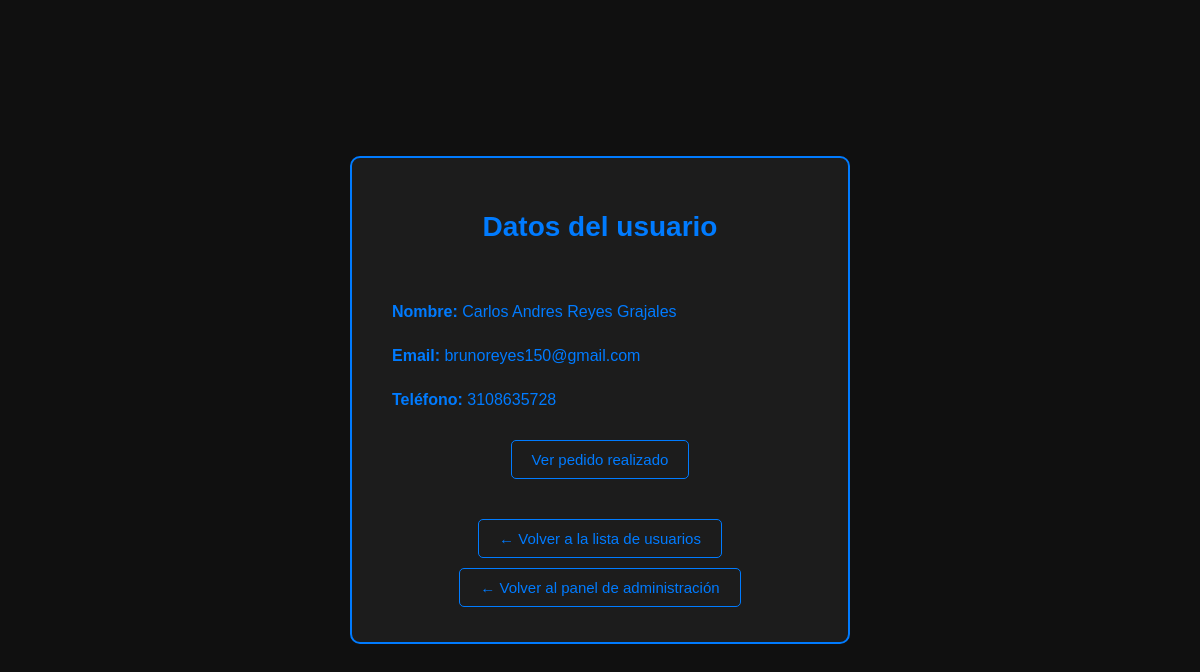
Page /admin/ver-usuario.php?id=7 on the committed database.
### tables this page shows
CREATE TABLE `usuarios` (
  `id` int(255) NOT NULL,
  `nombre` varchar(100) NOT NULL,
  `email` varchar(255) NOT NULL,
  `password` varchar(255) NOT NULL,
  `rol` varchar(20) DEFAULT NULL,
  `imagen` varchar(255) DEFAULT NULL,
  `telefono` varchar(20) DEFAULT NULL,
  `reset_token` varchar(255) DEFAULT NULL,
  `token_expira` datetime DEFAULT NULL
);

### admin/ver-usuario.php (the view, shortened to what this page needs)
<?php
include('../conexion.php');
$id = $_GET['id'];
$usuario = $conexion->query("SELECT * FROM usuarios WHERE id = $id")->fetch_assoc();
$pedido = $conexion->query("SELECT * FROM pedidos WHERE usuario_id = $id LIMIT 1")->fetch_assoc();
?>
<!DOCTYPE html>
<html lang="es">
<head>
    <link rel="stylesheet" href="../css/usuarios.css">
</head>
<body>
    <section class="ver-usuario">
        <h2 class="ver-usuario__titulo">Datos del usuario</h2>
        <div class="ver-usuario__info">
            <p><strong>Nombre:</strong> <?php echo $usuario['nombre']; ?></p>
            <p><strong>Email:</strong> <?php echo $usuario['email']; ?></p>
            <p><strong>Teléfono:</strong> <?php echo $usuario['telefono']; ?></p>
        </div>
        <div class="ver-usuario__pedido">
            <?php if ($pedido): ?>
                <a href="ver_pedido.php?id=<?php echo $pedido['id']; ?>" class="ver-usuario__link">Ver pedido realizado</a>
            <?php else: ?>
                <p><em>Este usuario no ha realizado pedidos.</em></p>
            <?php endif; ?>
        </div>
        <div class="ver-usuario__acciones">
            <a href="lista-usuarios.php" class="ver-usuario__link">← Volver a la lista de usuarios</a>
            <a href="admin-index.php" class="ver-usuario__link">← Volver al panel de administración</a>
        </div>
    </section>
</body>
</html>

### css/usuarios.css (style rules this page uses)
:root { --color-primary: #007bff; --color-secondary: #101010; }
html { box-sizing: border-box; font-size: 62.5%; }
*, *::before, *::after { box-sizing: inherit; }
body { margin: 0; font-family: 'Poppins', sans-serif; font-size: 1.6rem; background-color: var(--color-secondary); color: var(--color-primary); padding: 4rem 2rem; display: flex; flex-direction: column; align-items: center; justify-content: center; min-height: 100vh; }
.ver-usuario { background-color: rgba(255, 255, 255, 0.05); border: 0.2rem solid var(--color-primary); border-radius: 1rem; padding: 3rem 4rem; max-width: 50rem; width: 100%; text-align: left; }
.ver-usuario__titulo { font-size: 2.8rem; margin-bottom: 6rem; text-align: center; }
.ver-usuario__info p { margin: 2.6rem 0; font-size: 1.6rem; }
.ver-usuario__pedido { margin-top: 2rem; text-align: center; }
.ver-usuario__acciones { margin-top: 3rem; text-align: center; }
.ver-usuario__link { display: inline-block; margin: 0.5rem 1rem; color: var(--color-primary); text-decoration: none; font-size: 1.5rem; transition: color 0.3s ease, background-color 0.3s ease; padding: 1rem 2rem; border: 0.1rem solid var(--color-primary); border-radius: 0.5rem; }

### rows in the picture
usuarios: nombre "Carlos Andres Reyes Grajales", email "brunoreyes150@gmail.com", telefono "3108635728"
